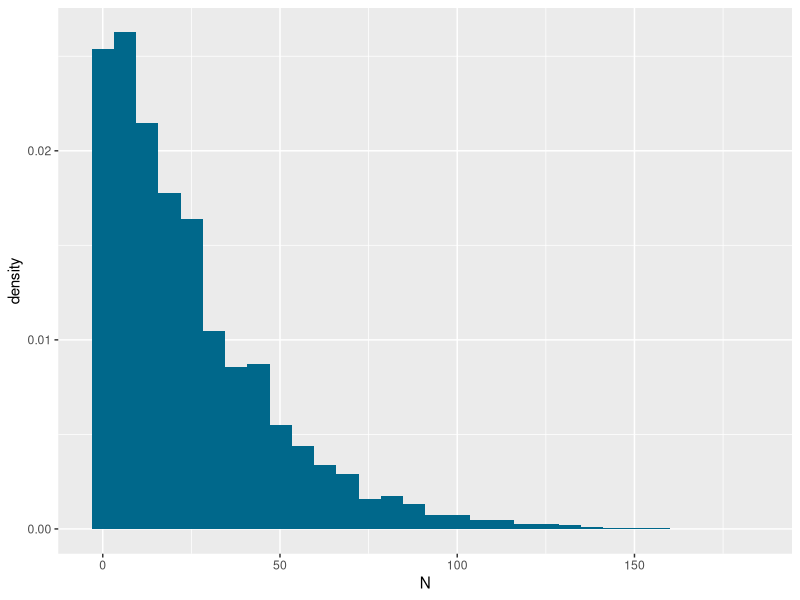
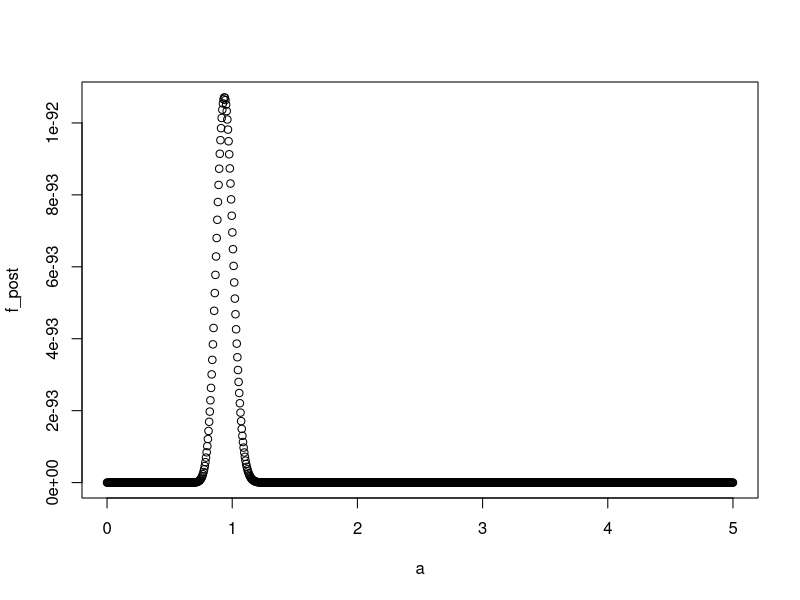

Reproduce these figures in R, in order.
rm(list = ls())
library(ggplot2)


#### Question 1 ####

#les notations:
#t_interval: les étudiants arrivent à la cantine selon un processus de Poisson de paramètre 1, i.e. l'intervalle du temps où deux étudiants arrivent suit une loi exponentielle de paramètre 1

#t_arrival: les temps où les étudiants arrivent

#t_servi: suit une loi exponentielle de moyenne 0.75, i.e. la loi exponentielle de paramètre 4/3

# caculate waiting time for each student and simulate

set.seed(1)

nSim = 10000



N = numeric(nSim)

  for(i in (1: nSim)){
    n = 200
    t = 1
    sum_t_interval = 0
    sum_t_servi = 0
    t_wait = numeric(n)
    t_wait[1] = 0
    while(t < n){
      t_interval = rexp(1)
      t_servi = rexp(1, rate = 4/3)
      sum_t_interval = sum_t_interval + t_interval
      sum_t_servi = sum_t_servi + t_servi
      if(sum_t_interval < sum_t_servi){
        t_wait[t+1] = sum_t_servi - sum_t_interval
      }
      else{
        sum_t_servi = sum_t_interval
        t_wait[t+1] = 0
      }
      t = t + 1
    }
    N[i] = sum(t_wait > 5)
  }
   

# encadrer l'erreur pour constuire l'intervalle de confiance (ici au niveau 5%) 
  E_N = mean(N)
  e = qnorm(0.975)*sqrt(var(N))/sqrt(nSim) 


# la loi de N approximativement
ggplot(data=as.data.frame(N))+
  geom_histogram(aes(x=N, y=..density..),fill='deepskyblue4')


#### Question 3 ####

# we imagine that t_interval_obs are our observation values of t_interval of students
t_interval_obs <- rexp(199)

# we assume the prior distribution of unknown parameter is a uniform distribution, and we set the interval of this distribution
a <- seq(0, 5, length.out = 1000)
f_post = numeric()

for (i in (1:1000) ){
      theta = a[i]
      #use bayesian formule to calculate the posterior probability density
      f_post[i] = theta^199*exp(-theta*(sum(t_interval_obs)))} 
 
# find out at which parameter, the posterior proba density is the highest.
plot(a, f_post)
print(a[which.max(f_post)])



#test


